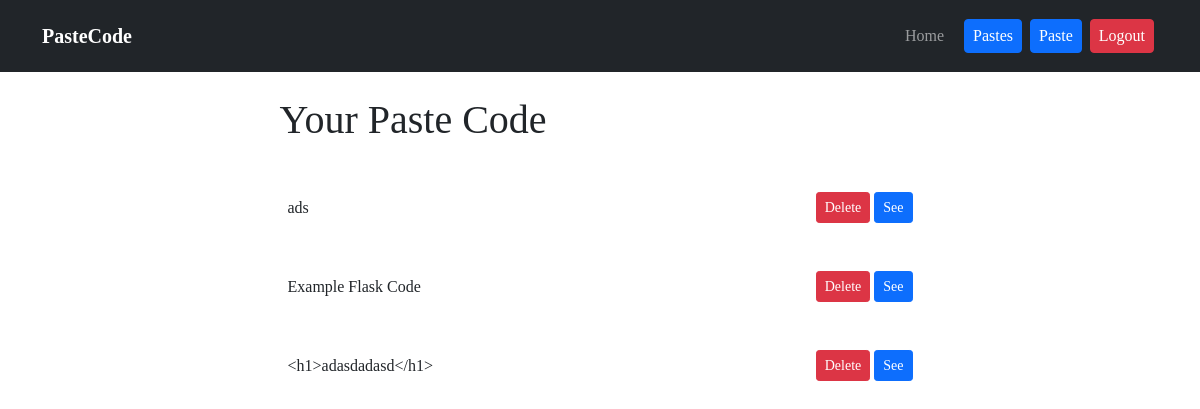
Before: /pastes (signed in) with the older database file.
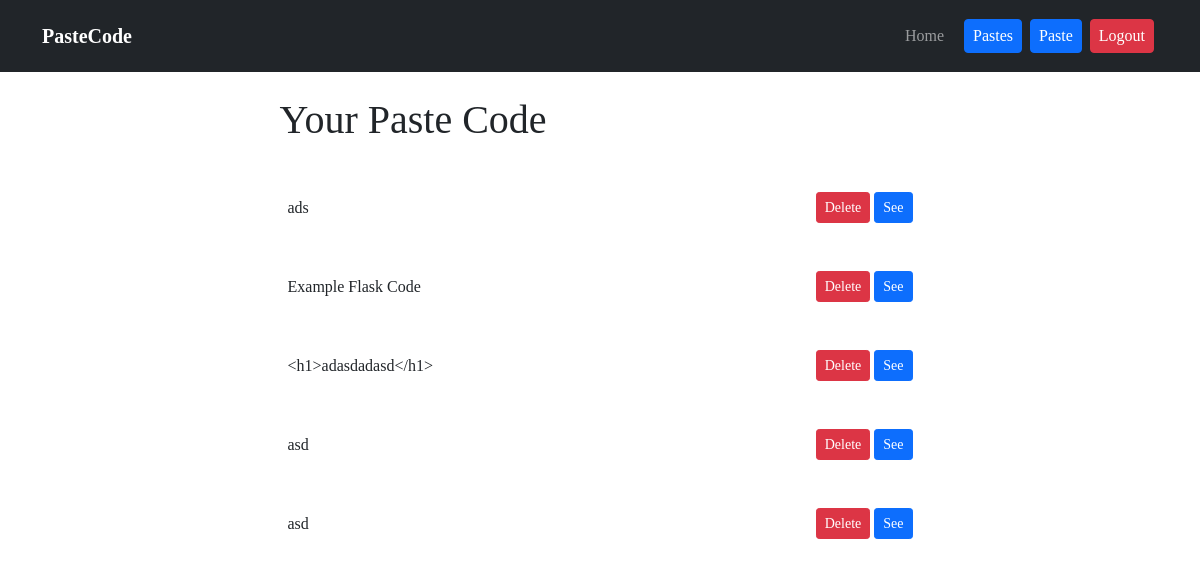
After: the same page with the newer database file.
### website/models.py (models this page shows)
class Paste(db.Model):
    id = db.Column(db.Integer, primary_key=True)
    title = db.Column(db.String(128))
    code = db.Column(db.Text, nullable=False)
    user_id = db.Column(db.Integer, db.ForeignKey('user.id'), nullable=False)
    date_created = db.Column(db.DateTime(timezone=True), default=func.now(), nullable=False)

### website/views.py (the view)
@views.route('/pastes')
@login_required
def pastes():
    return render_template('pastes.html', user=current_user)

### website/__init__.py (called while the page is built)
def create_app():
    app = Flask(__name__)
    app.config['SECRET_KEY'] = 'secret_key_123_pastecode'
    app.config['SQLALCHEMY_DATABASE_URI'] = f'sqlite:///{DB_NAME}'
    app.config['SQLALCHEMY_TRACK_MODIFICATIONS'] = True
    db.init_app(app)
    from .views import views
    from .auth import auth
    from .models import User, Paste
    create_database(app)
    login_manager = LoginManager()
    login_manager.login_view = 'auth.login'
    login_manager.init_app(app)
    @login_manager.user_loader
    def load_user(id):
        return User.query.get(int(id))
    app.register_blueprint(views, url_prefix='/')
    app.register_blueprint(auth, url_prefix='/')
    return app

### website/templates/pastes.html (shortened to what this page needs)
{% extends 'base.html' %}
{% block content %}
<div class="col-md-7 mx-auto">
    <h1 class="mb-4">Your Paste Code</h1>
    {% if user.pastes %}
    {% for paste in user.pastes %}
    <div class="py-4 px-2 d-flex justify-content-between align-items-center">
        <h6 class="fw-normal mb-0">{{ paste.title }}</h6>
        <div>
            <a href="/delete/{{ paste.id }}" class="btn btn-sm btn-danger">Delete</a>
            <a href="/{{ paste.id }}" class="btn btn-sm btn-primary">See</a>
        </div>
    </div>
    {% endfor %}
    {% else %}
    <p class="text-danger text-center fw-bold mt-5">Pastes not added yet, <a href="/paste">added here!</a></p>
    {% endif %}
</div>
{% endblock %}

### website/templates/base.html (shortened to what this page needs)
<!DOCTYPE html>
<html lang="en">
<head>
    <link rel="stylesheet" href="{{ url_for('static', filename='bootstrap5/css/bootstrap.min.css') }}">
    <link rel="stylesheet" href="{{ url_for('static', filename='css/main.css') }}">
</head>
<body>
    <nav class="navbar navbar-dark bg-dark py-3">
        <div class="container">
            <a class="navbar-brand fw-bold" href="/">PasteCode</a>
            <div class="d-flex justify-content-end align-items-center">
                <div class="navbar-nav">
                    <a class="nav-link mx-2 px-2" href="/">Home</a>
                </div>
                {% if user.is_authenticated %}
                <div class="navbar-nav">
                    <a class="nav-link btn btn-primary py-1 text-white mx-1 px-2" href="/pastes">Pastes</a>
                </div>
                <div class="navbar-nav">
                    <a class="nav-link btn btn-primary py-1 text-white mx-1 px-2" href="/paste">Paste</a>
                </div>
                <div class="navbar-nav">
                    <a class="nav-link btn btn-danger py-1 text-white mx-1 px-2" href="/logout">Logout</a>
                </div>
                {% endif %}
            </div>
        </div>
    </nav>
    <div class="container mt-4">
        <div class="row">
            {% block content %}{% endblock %}
        </div>
    </div>
</body>
</html>

### website/static/css/main.css (style rules this page uses)
* { font-family: "Fira Sans"; }

Changed rows visible on the page:
added Paste: title "asd"
added Paste: title "asd"
